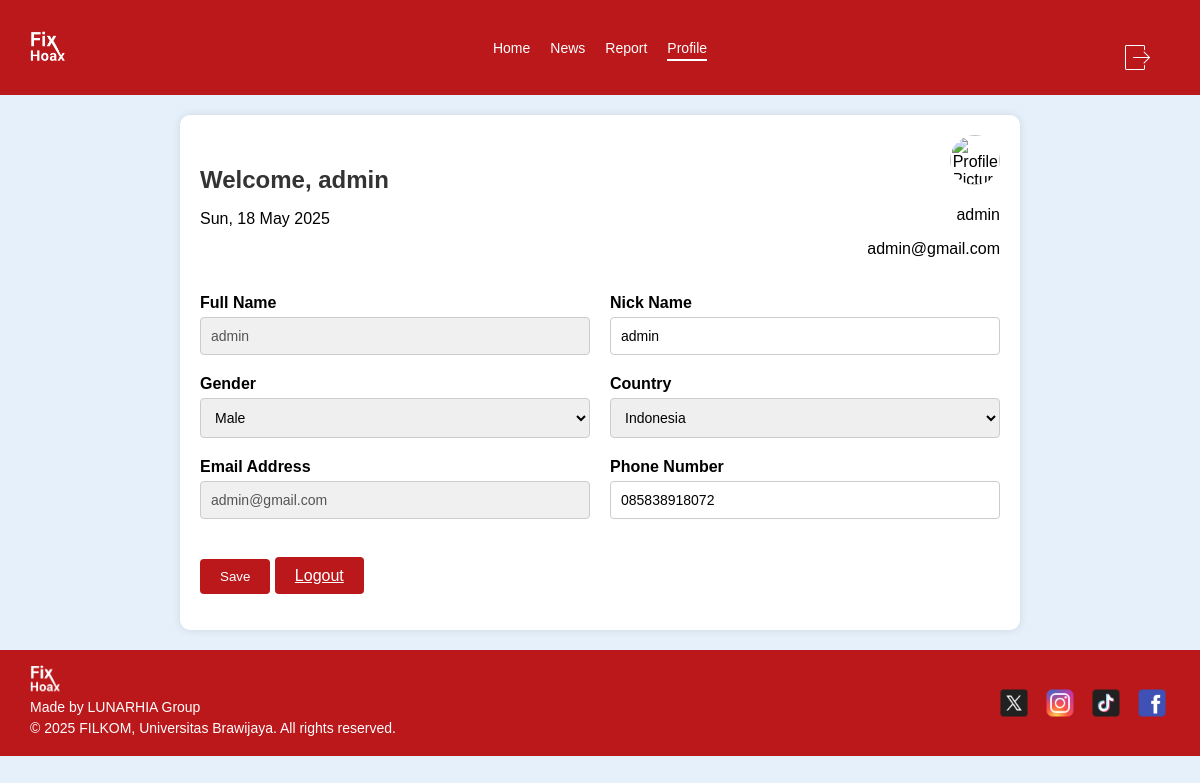
Screenshot of /projekfixhoax/index.php?action=profile (signed in) with the database file from the repository.
### tables this page shows
CREATE TABLE `users` (
  `id` int(11) NOT NULL,
  `name` varchar(100) NOT NULL,
  `email` varchar(100) NOT NULL,
  `password` varchar(255) NOT NULL,
  `created_at` timestamp NOT NULL DEFAULT current_timestamp(),
  `nickname` varchar(50) DEFAULT NULL,
  `gender` varchar(20) DEFAULT NULL,
  `country` varchar(50) DEFAULT NULL,
  `phone_number` varchar(20) DEFAULT NULL,
  `role` enum('user','admin') DEFAULT 'user'
);

### projekfixhoax/controllers/ProfileController.php (called while the page is built, shortened)
<?php
require_once 'models/User.php';
class ProfileController
{
    private $userModel;
    public function __construct()
    {
        $this->userModel = new User();
    }
    public function index()
    {
        $email = $_SESSION['session_email'];
        $user = $this->userModel->getUserByEmail($email);
        require_once 'views/profile.php';
    }
}
?>

### projekfixhoax/models/User.php (called while the page is built, shortened)
<?php
require_once 'config/database.php';
class User
{
    private $db;
    public function __construct()
    {
        $database = new Database();
        $this->db = $database->getConnection();
    }
    public function getUserByEmail($email)
    {
        try {
            $stmt = $this->db->prepare("SELECT name, email, nickname, gender, country, phone_number, created_at, role FROM users WHERE email = ?");
            $stmt->bind_param("s", $email);
            if (!$stmt->execute()) {
                throw new Exception("Gagal menjalankan query getUserByEmail.");
            }
            $result = $stmt->get_result();
            $user = $result->fetch_assoc();
            return $user;
        } catch (Exception $e) {
            error_log("UserModel: getUserByEmail error for $email: " . $e->getMessage(), 3, 'public/errors.log');
            throw $e;
        }
    }
}

### projekfixhoax/config/database.php (called while the page is built, shortened)
<?php
class Database {
    private $host = "localhost";
    private $user = "root";
    private $pass = "";
    private $dbname = "fixhoax";
    public function getConnection() {
        $this->conn = null;
        try {
            $this->conn = mysqli_connect($this->host, $this->user, $this->pass, $this->dbname);
        } catch (Exception $e) {
            echo $e->getMessage();
            exit();
        }
        return $this->conn;
    }
}
?>

### projekfixhoax/views/profile.php (the view, shortened to what this page needs)
<!DOCTYPE html>
<html lang="en">
<head>
    <link rel="stylesheet" href="../projekfixhoax/public/css/partials.css">
    <link rel="stylesheet" href="../projekfixhoax/public/css/profile.css">
</head>
<body>
    <div class="profile-container">
        <div class="profile-header">
            <div>
                <h2>Welcome, <?php echo htmlspecialchars($user['name']); ?></h2>
                <p><?php echo date('D, d M Y', strtotime($user['created_at'])); ?></p>
            </div>
            <div class="user-info">
                <img src="assets/images/profile-pic.jpg" alt="Profile Picture">
                <p><?php echo htmlspecialchars($user['name']); ?></p>
                <p><?php echo htmlspecialchars($user['email']); ?></p>
            </div>
        </div>
        <form method="post" class="profile-form">
            <div class="form-group">
                <label>Full Name</label>
                <input type="text" value="<?php echo htmlspecialchars($user['name']); ?>" disabled>
            </div>
            <div class="form-group">
                <label>Nick Name</label>
                <input type="text" name="nickname" value="<?php echo htmlspecialchars($user['nickname'] ?? ''); ?>" required>
            </div>
            <div class="form-group">
                <label>Gender</label>
                <select name="gender" required>
                    <option value="Male" <?php if ($user['gender'] == 'Male') echo 'selected'; ?>>Male</option>
                </select>
            </div>
            <div class="form-group">
                <label>Country</label>
                <select name="country" required>
                    <option value="Indonesia" <?php if ($user['country'] == 'Indonesia') echo 'selected'; ?>>Indonesia</option>
                </select>
            </div>
            <div class="form-group">
                <label>Email Address</label>
                <input type="email" value="<?php echo htmlspecialchars($user['email']); ?>" disabled>
            </div>
            <div class="form-group">
                <label>Phone Number</label>
                <input type="text" name="phone_number" value="<?php echo htmlspecialchars($user['phone_number'] ?? ''); ?>" placeholder="Your Phone Number">
            </div>
            <div>
                <button type="submit" name="save" class="save-btn">Save</button>
                <a href="index.php?action=logout" class="logout-btn">Logout</a>
            </div>
        </form>
    </div>
</body>
</html>

### projekfixhoax/public/css/profile.css (style rules this page uses)
body { margin: 0; font-family: Arial, sans-serif; background-color: #e6f0fa; }
.profile-container { max-width: 800px; margin: 20px auto; background-color: white; padding: 20px; border-radius: 10px; box-shadow: 0 0 10px rgba(0, 0, 0, 0.1); position: relative; }
.profile-header { display: flex; justify-content: space-between; align-items: center; margin-bottom: 20px; }
.profile-header h2 { margin: 0; color: #333; }
.profile-header .user-info { text-align: right; }
.profile-header .user-info img { width: 50px; height: 50px; border-radius: 50%; margin-bottom: 5px; }
.profile-form { display: grid; grid-template-columns: 1fr 1fr; gap: 20px; }
.form-group { display: flex; flex-direction: column; }
.form-group label { margin-bottom: 5px; font-weight: bold; }
.form-group input, .form-group select { padding: 10px; border: 1px solid #ccc; border-radius: 4px; font-size: 14px; }
.form-group input:disabled { background-color: #f0f0f0; }
.save-btn, .logout-btn { background-color: #BA181B; color: white; border: none; padding: 10px 20px; border-radius: 4px; cursor: pointer; margin-top: 20px; }

### rows the page displays
users: name "admin", created_at "Sun, 18 May 2025", email "admin@gmail.com", nickname "admin", gender "Male", country "Indonesia", phone_number "085838918072"
